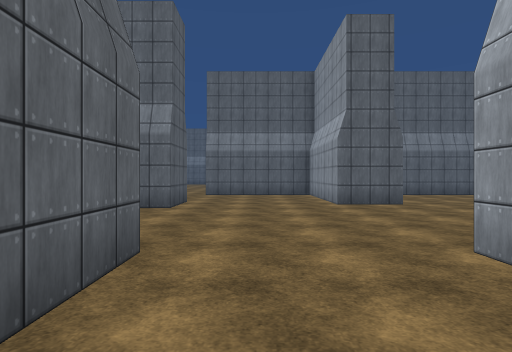
view 1 (above)

24 first-person views from a walk through a Unity game level. The camera is 1.5 m above the floor, looks level and sees 80° across. The floor is counted in squares, 2 m on a side. Each view is taken from the middle of a square. On the plan, view 1 faces up. The plan holds only what a view shows up to about 10 squares ahead; the rest is blank. The place goes on beyond the plan. The player character is not drawn. Some animated figures are not drawn. Surface patterns are stand-ins for the level's own textures.

view 2
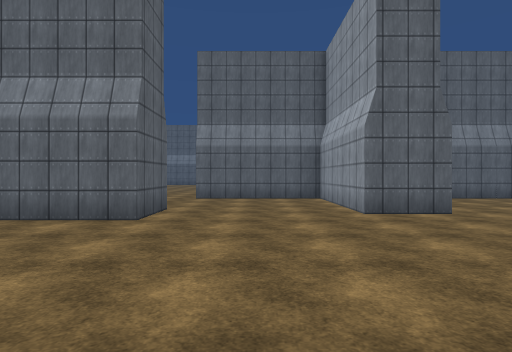

view 3
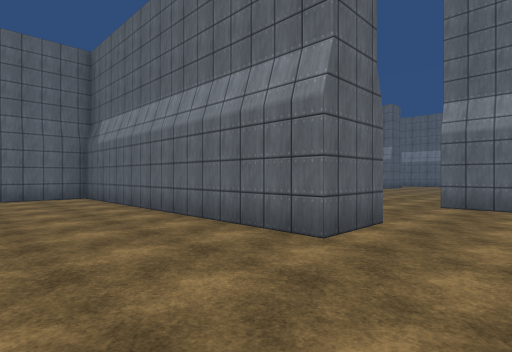

view 4
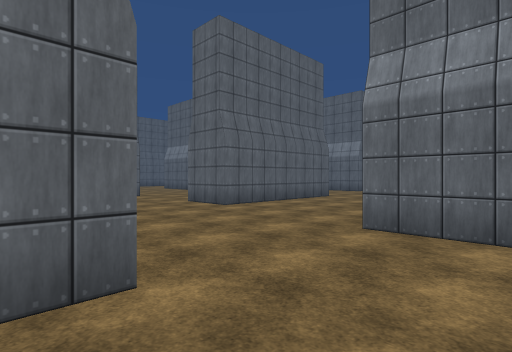

view 5
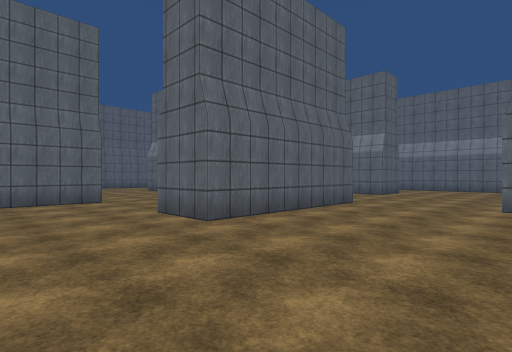

view 6
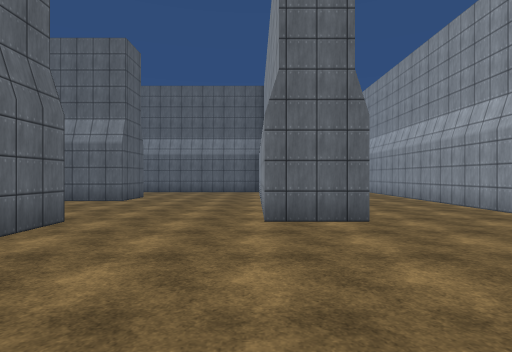

view 7
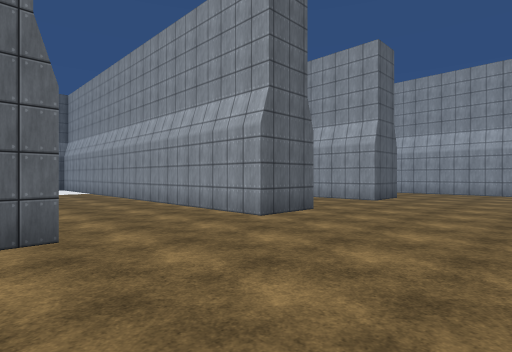

view 8
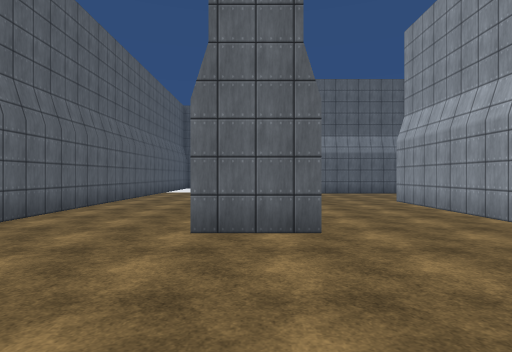

view 9
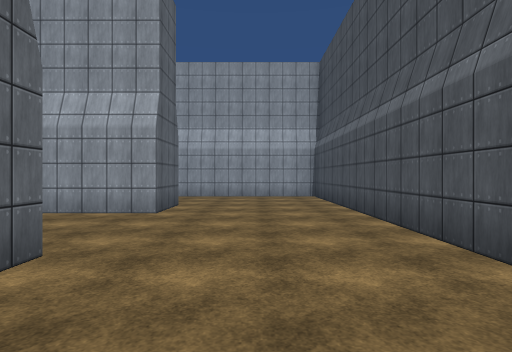

view 10
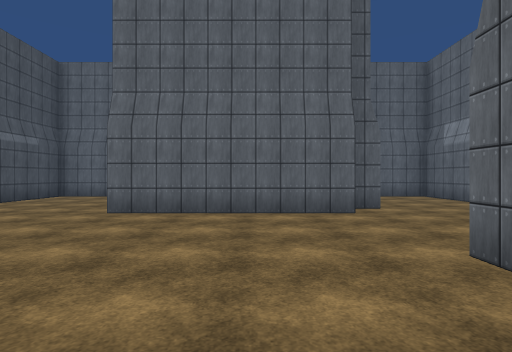

view 11
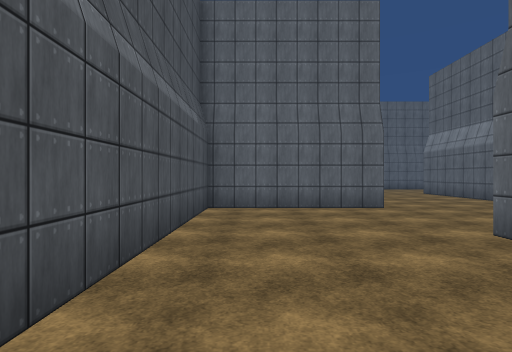

view 12
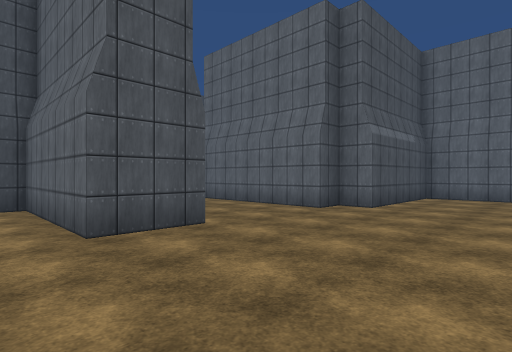

view 13
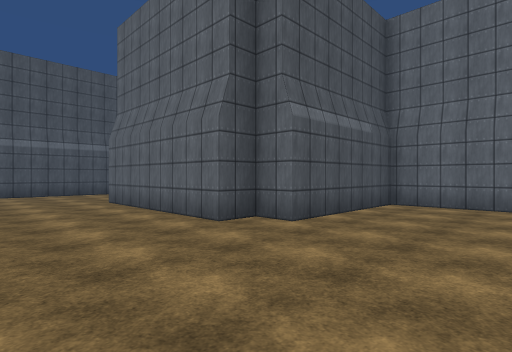

view 14
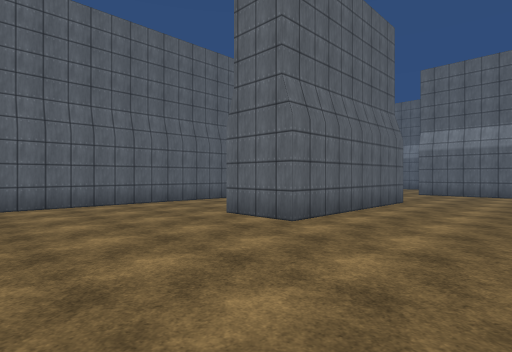

view 15
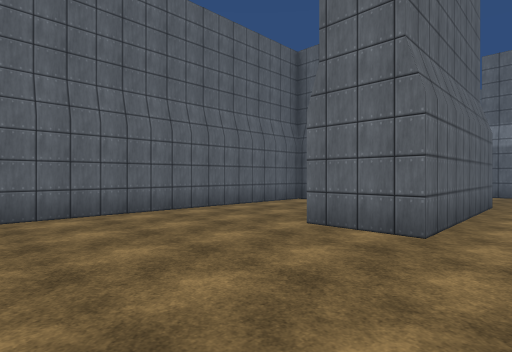

view 16
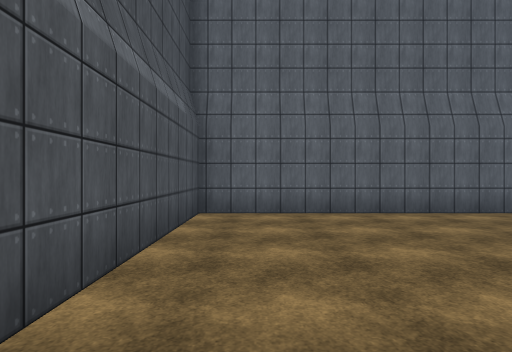

view 17
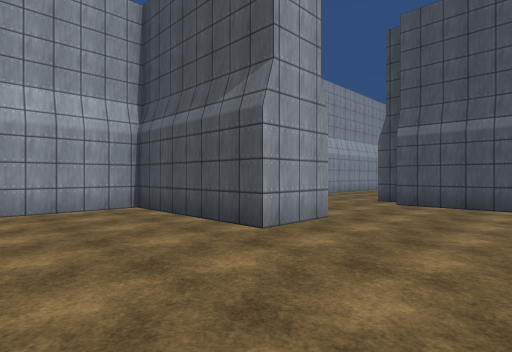

view 18
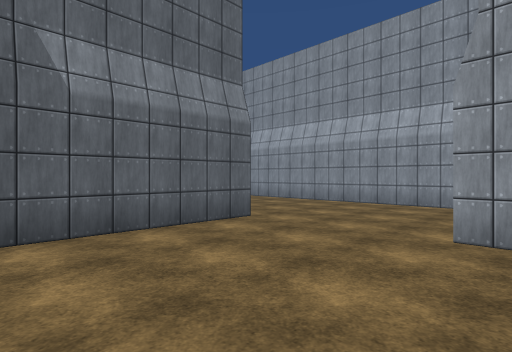

view 19
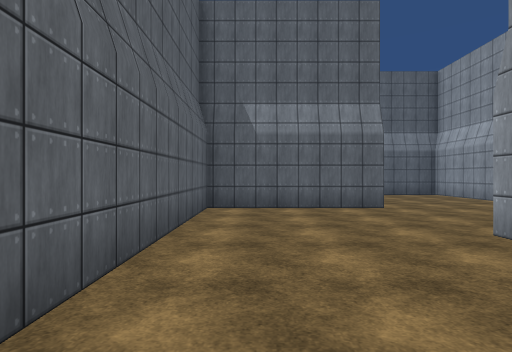

view 20
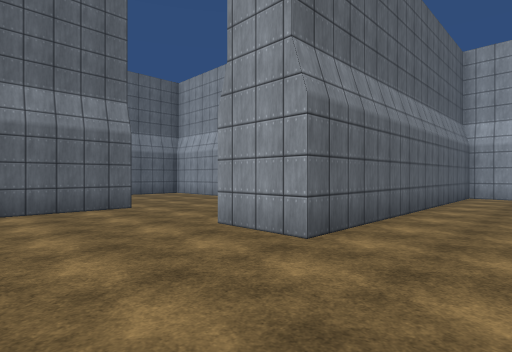

view 21
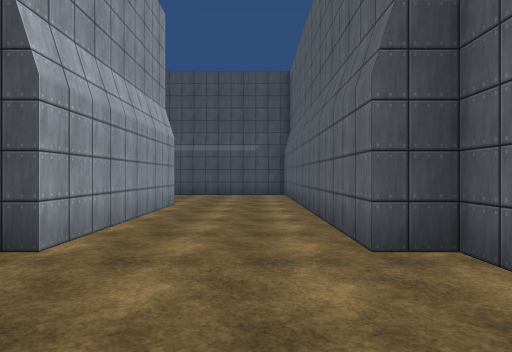

view 22
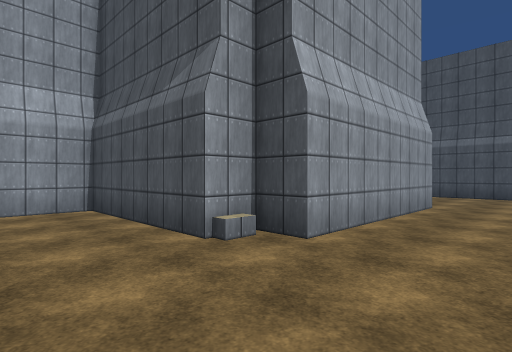

view 23
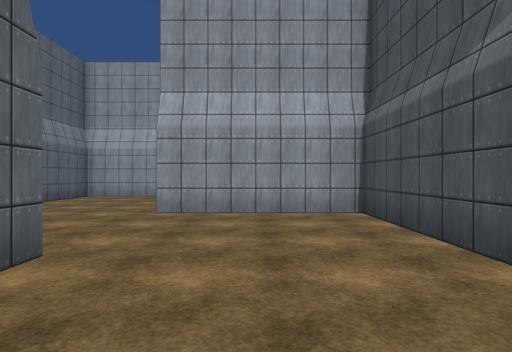

view 24
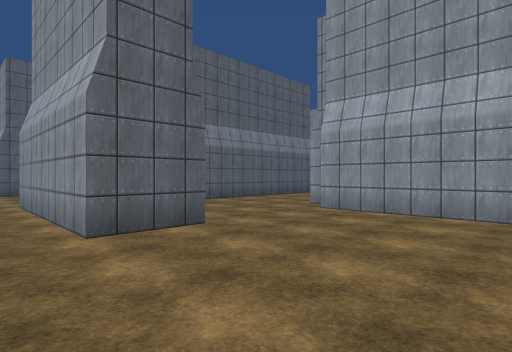

### Floor plan
Points are (right, up) in squares from view 1. A wall is a line through its corners. A room is listed if a view was taken in it or the views show most of it. See-through windows are left out.
Room 1 (views 1, 2, 3, 4, 5, 6, 7, 8, 9, 10, 11, 12, 13, 14, 15, 16, 17, 18, 19, 20, 21, 22, 23, 24)
walls: (-2, 9) (-2, 7.2) (-11.1, 7.2) (-11.1, 4.9); (-0.2, 12.1) (-2, 12.1); (-7.9, 16) (-7.9, 17.1) (-17, 17.1) (-17, 18.9) (-12.9, 18.9) (-12.9, 25); (-6.1, 18.1) (-6.1, 13) (-7.9, 13); (-1.1, 18) (-2.9, 18) (-2.9, 21.4); (-7, 18.9) (-7, 18.2); (3.5, 13.9) (10.9, 13.9); (-2, 3.6) (-2, 3) (-1.1, 3) (-1.1, -4); (3.9, 8) (2.1, 8) (2.1, 11.9); (-12.9, 13) (-11.1, 13) (-11.1, 8.9) (-5.2, 8.9); (3.9, 18) (2.1, 18) (2.1, 24); (-7, 23) (-7, 22.1) (-10, 22.1); (-1.1, 24) (-1.1, 18.9); (8.9, 18) (7.1, 18) (7.1, 23); (11, 12.1) (9.8, 12.1); (3.9, -2) (2.1, -2) (2.1, 3) (3, 3) (3, 3.9) (7.1, 3.9) (7.1, 8); (-17, 22.1) (-21.1, 22.1) (-21.1, 13.9) (-17, 13.9) (-17, 13) (-16.1, 13) (-16.1, 8) (-17.9, 8); (-21.1, 12) (-21.1, 3.9) (-16.2, 3.9); (1, -6.1) (2, -6.1); (7.1, -5.5) (7.1, -2)

Positions as (right, up) in squares from view 1, and headings:
1: (0, 0), facing up
2: (0, 2), facing up
3: (0, 4), facing up-left
4: (0, 8), facing up-left
5: (-2, 10), facing up-left
6: (-3, 13), facing up
7: (-2, 14), facing up-right
8: (3, 14), facing up
9: (1, 16), facing right
10: (0, 16), facing left
11: (-4, 10), facing left
12: (-10, 17), facing down-left
13: (-13, 17), facing down-left
14: (-13, 4), facing up-left
15: (-15, 4), facing up-left
16: (-15, 5), facing left
17: (-20, 22), facing down-right
18: (-21, 18), facing up-right
19: (-20, 15), facing up
20: (-20, 15), facing up-right
21: (0, 6), facing down
22: (0, 6), facing down-right
23: (1, 6), facing right
24: (1, -6), facing up-right
